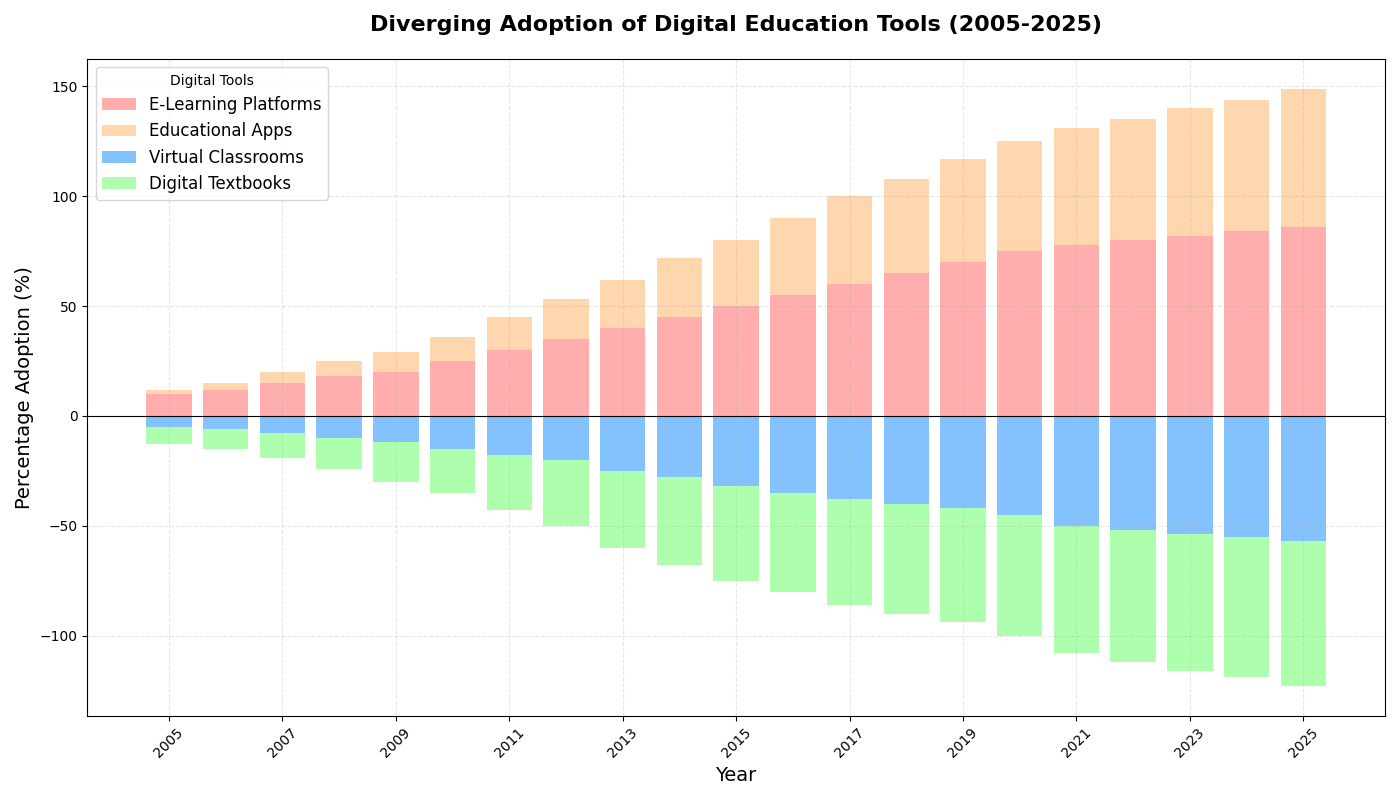

Here is the Python script that generated this plot:
import matplotlib.pyplot as plt
import numpy as np

# Years from 2005 to 2025
years = np.arange(2005, 2026)

# Percentage adoption data for each technology (modifying one to be negative for divergence)
e_learning_platforms = np.array([
    10, 12, 15, 18, 20, 25, 30, 35, 40, 45, 50, 55, 60, 65, 70, 75, 78, 80, 82, 84, 86
])
virtual_classrooms = np.array([
    -5, -6, -8, -10, -12, -15, -18, -20, -25, -28, -32, -35, -38, -40, -42, -45, -50, -52, -54, -55, -57
])
digital_textbooks = np.array([
    -8, -9, -11, -14, -18, -20, -25, -30, -35, -40, -43, -45, -48, -50, -52, -55, -58, -60, -62, -64, -66
])
educational_apps = np.array([
    2, 3, 5, 7, 9, 11, 15, 18, 22, 27, 30, 35, 40, 43, 47, 50, 53, 55, 58, 60, 63
])

# Create the figure and axes
fig, ax = plt.subplots(figsize=(14, 8))

# Plot each diverging stacked bar
ax.bar(years, e_learning_platforms, label='E-Learning Platforms', color='#ff9999', alpha=0.8)
ax.bar(years, educational_apps, bottom=e_learning_platforms, label='Educational Apps', color='#ffcc99', alpha=0.8)
ax.bar(years, virtual_classrooms, label='Virtual Classrooms', color='#66b3ff', alpha=0.8)
bottom_base = virtual_classrooms
ax.bar(years, digital_textbooks, bottom=bottom_base, label='Digital Textbooks', color='#99ff99', alpha=0.8)

# Title and labels
ax.set_title('Diverging Adoption of Digital Education Tools (2005-2025)', fontsize=16, fontweight='bold', pad=20)
ax.set_xlabel('Year', fontsize=14)
ax.set_ylabel('Percentage Adoption (%)', fontsize=14)

# X and Y axis configuration
ax.set_xticks(years[::2])
ax.set_xticklabels(years[::2], rotation=45)

# Add grid lines and legend
ax.grid(alpha=0.3, linestyle='--')
ax.legend(loc='upper left', fontsize=12, title='Digital Tools')

# Horizontal line at zero
ax.axhline(0, color='black', linewidth=0.8)

# Use tight layout to prevent overlapping
plt.tight_layout()

# Show plot
plt.show()
